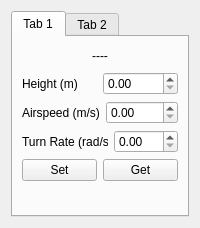
<?xml version="1.0" encoding="UTF-8"?>
<ui version="4.0">
 <class>UASControlParameters</class>
 <widget class="QWidget" name="UASControlParameters">
  <property name="geometry">
   <rect>
    <x>0</x>
    <y>0</y>
    <width>200</width>
    <height>228</height>
   </rect>
  </property>
  <property name="minimumSize">
   <size>
    <width>200</width>
    <height>150</height>
   </size>
  </property>
  <property name="maximumSize">
   <size>
    <width>267</width>
    <height>16777215</height>
   </size>
  </property>
  <property name="windowTitle">
   <string>Form</string>
  </property>
  <layout class="QGridLayout" name="gridLayout">
   <item row="1" column="0">
    <widget class="QTabWidget" name="tabWidget">
     <property name="styleSheet">
      <string notr="true"/>
     </property>
     <property name="currentIndex">
      <number>0</number>
     </property>
     <widget class="QWidget" name="tab">
      <attribute name="title">
       <string>Tab 1</string>
      </attribute>
      <layout class="QGridLayout" name="gridLayout_2">
       <item row="0" column="0">
        <layout class="QHBoxLayout" name="horizontalLayout_5">
         <item>
          <spacer name="horizontalSpacer_2">
           <property name="orientation">
            <enum>Qt::Horizontal</enum>
           </property>
           <property name="sizeHint" stdset="0">
            <size>
             <width>40</width>
             <height>20</height>
            </size>
           </property>
          </spacer>
         </item>
         <item>
          <widget class="QLabel" name="lbMode">
           <property name="minimumSize">
            <size>
             <width>100</width>
             <height>0</height>
            </size>
           </property>
           <property name="maximumSize">
            <size>
             <width>16777215</width>
             <height>16777215</height>
            </size>
           </property>
           <property name="text">
            <string>----</string>
           </property>
           <property name="alignment">
            <set>Qt::AlignCenter</set>
           </property>
          </widget>
         </item>
         <item>
          <spacer name="horizontalSpacer">
           <property name="orientation">
            <enum>Qt::Horizontal</enum>
           </property>
           <property name="sizeHint" stdset="0">
            <size>
             <width>40</width>
             <height>20</height>
            </size>
           </property>
          </spacer>
         </item>
        </layout>
       </item>
       <item row="1" column="0">
        <layout class="QHBoxLayout" name="horizontalLayout">
         <item>
          <widget class="QLabel" name="label_2">
           <property name="text">
            <string>Height (m)</string>
           </property>
          </widget>
         </item>
         <item>
          <widget class="QDoubleSpinBox" name="sbHeight">
           <property name="maximum">
            <double>1500.000000000000000</double>
           </property>
          </widget>
         </item>
        </layout>
       </item>
       <item row="2" column="0">
        <layout class="QHBoxLayout" name="horizontalLayout_3">
         <item>
          <widget class="QLabel" name="label_3">
           <property name="text">
            <string>Airspeed (m/s)</string>
           </property>
          </widget>
         </item>
         <item>
          <widget class="QDoubleSpinBox" name="sbAirSpeed">
           <property name="maximum">
            <double>500.000000000000000</double>
           </property>
          </widget>
         </item>
        </layout>
       </item>
       <item row="3" column="0">
        <layout class="QHBoxLayout" name="horizontalLayout_2">
         <item>
          <widget class="QLabel" name="label_4">
           <property name="text">
            <string>Turn Rate (rad/s)</string>
           </property>
          </widget>
         </item>
         <item>
          <widget class="QDoubleSpinBox" name="sbTurnRate">
           <property name="maximum">
            <double>180.000000000000000</double>
           </property>
          </widget>
         </item>
        </layout>
       </item>
       <item row="4" column="0">
        <layout class="QHBoxLayout" name="horizontalLayout_4">
         <item>
          <widget class="QPushButton" name="btSetCommands">
           <property name="text">
            <string>Set</string>
           </property>
          </widget>
         </item>
         <item>
          <widget class="QPushButton" name="btGetCommands">
           <property name="text">
            <string>Get</string>
           </property>
          </widget>
         </item>
        </layout>
       </item>
       <item row="5" column="0">
        <spacer name="verticalSpacer">
         <property name="orientation">
          <enum>Qt::Vertical</enum>
         </property>
         <property name="sizeHint" stdset="0">
          <size>
           <width>20</width>
           <height>27</height>
          </size>
         </property>
        </spacer>
       </item>
      </layout>
     </widget>
     <widget class="QWidget" name="tab_2">
      <attribute name="title">
       <string>Tab 2</string>
      </attribute>
     </widget>
    </widget>
   </item>
  </layout>
 </widget>
 <resources/>
 <connections/>
</ui>
